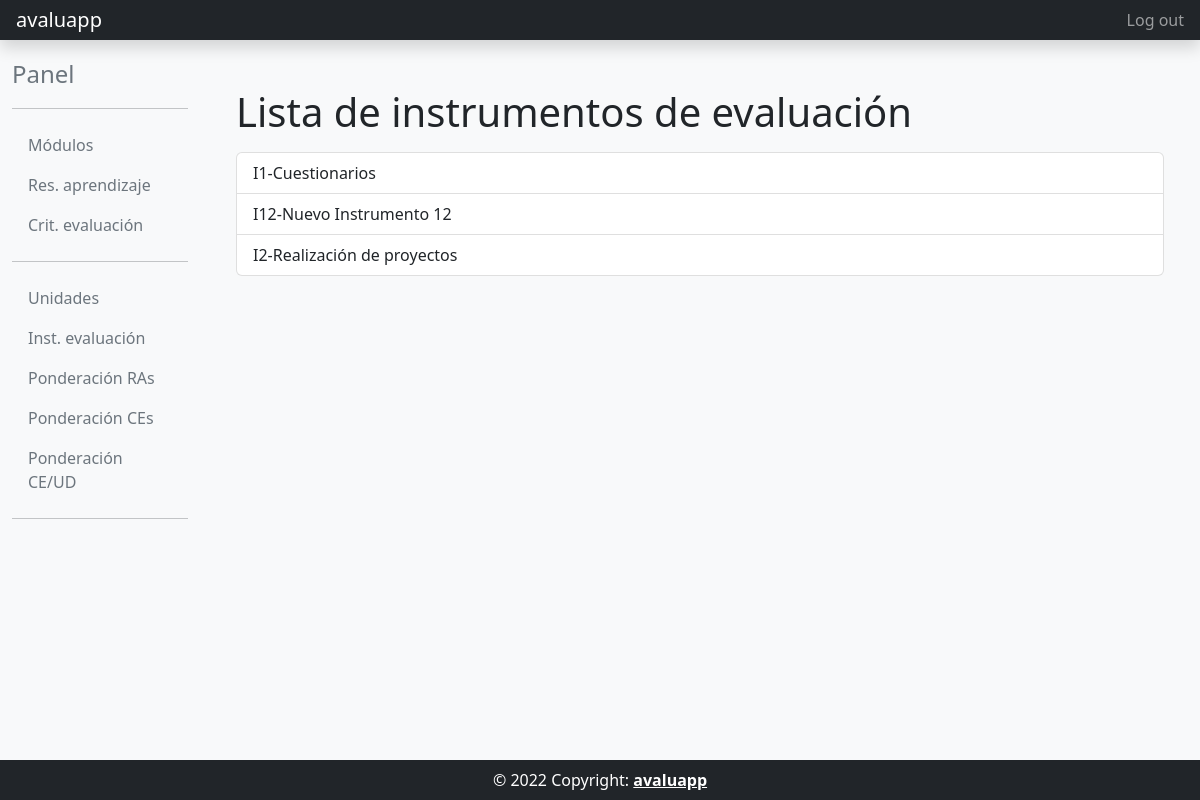
The page /ie_list/ (signed in) on the database its author committed.
### programacion_didactica/models.py (models this page shows)
class InstEvaluacion (models.Model):
    codigo = models.CharField(max_length=4, unique=True)
    nombre = models.CharField(max_length=256, unique=True)
    descripcion = models.TextField()
    def __str__(self):
        return self.codigo + "-" + self.nombre
    class Meta:
        verbose_name='Instrumento Evaluacion'
        verbose_name_plural='Instrumentos Evaluacion'
        ordering= ['codigo']

### programacion_didactica/views.py (the view)
# urls.py: path('ie_list/', pd_views.InstEvListView.as_view(), name='ie_list'),
class InstEvListView(ListView):
    model = InstEvaluacion
    template_name = 'programacion_didactica/ie_list.html'
    @method_decorator(csrf_exempt)
    @method_decorator(login_required)
    def dispatch(self, request, *args, **kwargs):
        return super().dispatch(request, *args, **kwargs)
    def get_queryset(self):
        orden = self.request.GET.get('orden', None)
        queryset = InstEvaluacion.objects.all()
        if orden:
            if orden == 'asc':
                queryset = queryset.order_by('id')
            elif orden == 'desc':
                queryset = queryset.order_by('-id')
        return queryset

### templates/programacion_didactica/ie_list.html
{% extends "common/base_intranet.html" %}
{% block main_content %}
<div class="container">
    <h1>Lista de instrumentos de evaluación</h1>
    <ul class="list-group mt-3">
    {% for ie in object_list %}
        <a href="{% url 'ie_detail' ie.id %}" class="list-group-item list-group-item-action">{{ ie }}</a>
    {% empty %}
        <p>No existen Instrumentos de evaluacion.</p>
    {% endfor %}
    </ul>
</div>
{% endblock main_content %}

### rows shown on the page
InstEvaluacion: codigo+nombre "I1-Cuestionarios"
InstEvaluacion: codigo+nombre "I12-Nuevo Instrumento 12"
InstEvaluacion: codigo+nombre "I2-Realización de proyectos"
